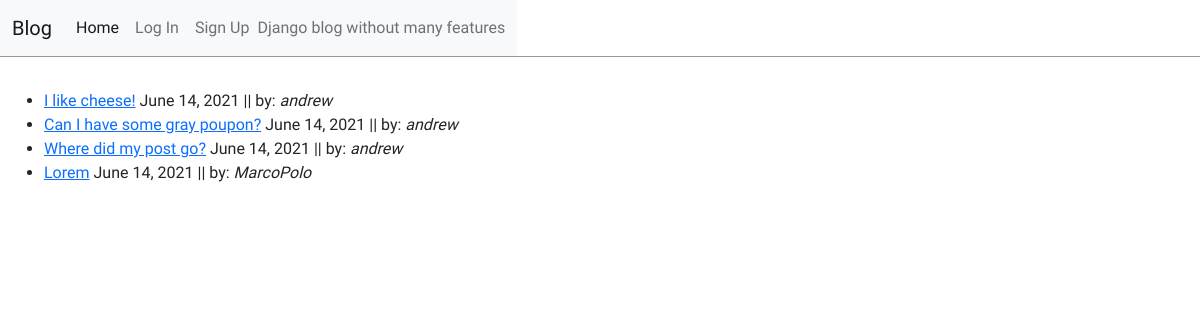
The page / on the database its author committed.
### blog/models.py (models this page shows, shortened)
class Post(models.Model):
    title = models.CharField(max_length=200)
    author = models.ForeignKey('auth.User', on_delete=models.CASCADE)
    body = models.TextField()
    date = models.DateField(auto_now=True)

### blog/views.py (the view)
# urls.py: path('', BlogListView.as_view(), name='home'),
class BlogListView(ListView):
    model = Post
    template_name = "home.html"

### templates/home.html (shortened to what this page needs)
{% extends 'base.html' %}
{% block content %}
<div class="outter-list-wrap">
    <ul class="post-list">
        <div class="inner-ul-wrap">
    {% for post in object_list %}
            <li class="post-li"><a class="post-link" href="{% url 'post_detail' post.id %}">{{ post.title }}</a> <span>{{ post.date }}  ||  by: <em>{{ post.author }}</em></span> </li>
    {% endfor %}
        </div>
    </ul>
</div>
{% endblock content %}

### templates/base.html (shortened to what this page needs)
{% load static %}
<!DOCTYPE html>
<html lang="en">
    <head>
        <link href="https://cdn.jsdelivr.net/npm/bootstrap@5.0.1/dist/css/bootstrap.min.css" rel="stylesheet">
        <link rel="stylesheet" href="{% static 'css/base.css' %}">
    </head>
<body>
    <header>
        <nav class="navbar navbar-expand-lg navbar-light bg-light">
            <div class="container-fluid">
                <a class="navbar-brand" href="{% url 'home' %}">Blog</a>
                <div class="collapse navbar-collapse" id="navbarText">
                <ul class="navbar-nav me-auto mb-2 mb-lg-0">
                    <li class="nav-item">
                    <a class="nav-link active" aria-current="page" href="{% url 'home' %}">Home</a>
                    </li>
                    {% if user.is_authenticated %}
                    <li class="nav-item">
                        <a class="nav-link" href="{% url 'post_new' %}">New</a>
                    </li>
                    <li class="nav-item">
                        <a class="nav-link" href="{% url 'logout' %}">Log Out</a>
                    </li>
                    {% else %}
                    <li class="nav-item">
                        <a class="nav-link" href="{% url 'login' %}">Log In</a>
                    </li>
                    <li class="nav-item">
                        <a class="nav-link" href="{% url 'signup' %}">Sign Up</a>
                    </li>
                    {% endif %}
                </ul>
                <span class="navbar-text">
                    {% if user.is_authenticated %}
                    Welcome, {{ user.username }}
                    {% else %}
                    Django blog without many features
                    {% endif %}
                </span>
                </div>
            </div>
            </nav>
    </header>
    <div class="container-fluid">
        {% block content %}
        {% endblock content %}
    </div>
</body>
</html>

### static/css/base.css (style rules this page uses)
body { font-family: 'Cabin', sans-serif; }
header { margin-bottom: 2rem; border-bottom:1px solid #999; display: flex; }

### rows shown on the page
Post: title "I like cheese!", date "June 14, 2021", author "andrew"
Post: title "Can I have some gray poupon?", date "June 14, 2021", author "andrew"
Post: title "Where did my post go?", date "June 14, 2021", author "andrew"
Post: title "Lorem", date "June 14, 2021", author "MarcoPolo"
